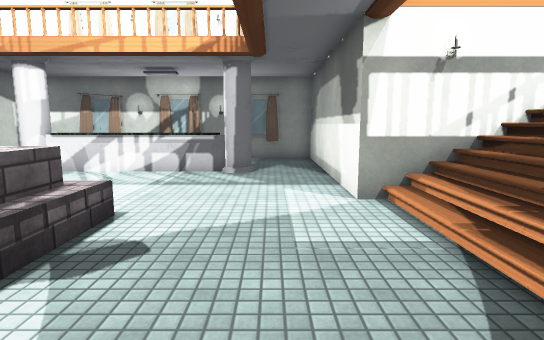
view 1 (above)

23 first-person views from a walk through a 3-D level made in the Unity game engine. The camera is 1.5 m above the floor, tilts 8° down and sees 80° across. Doors are open. The floor is counted in squares, 1 m on a side. Each view is taken from the middle of a square. On the plan, view 1 faces up. The plan holds only what a view shows up to about 15 squares ahead; the rest is blank. The place goes on beyond the plan. The player character is not drawn. Some surface patterns are stand-ins.

view 2
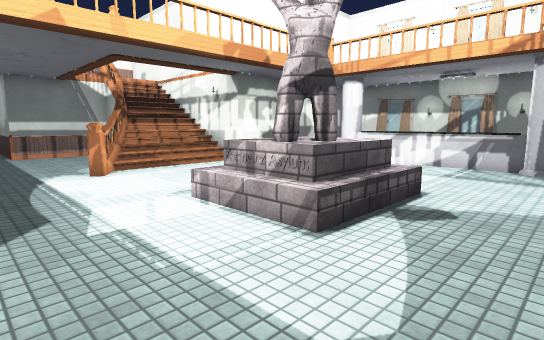

view 3
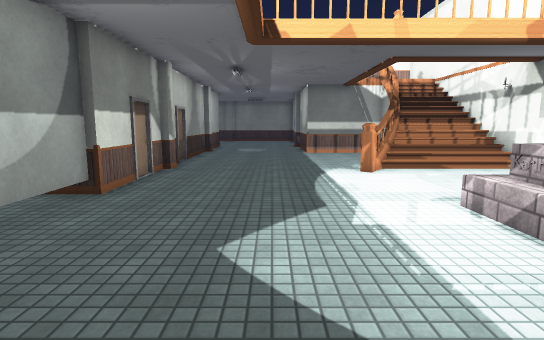

view 4
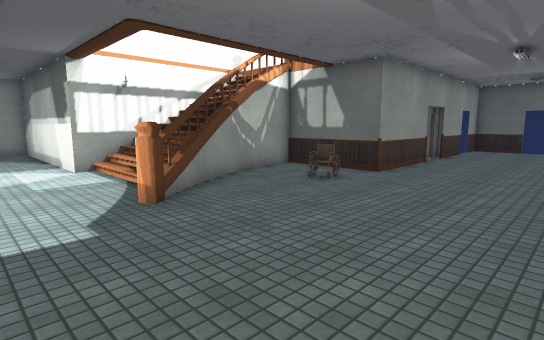

view 5
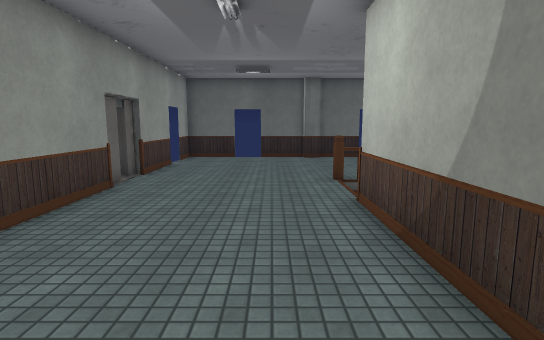

view 6
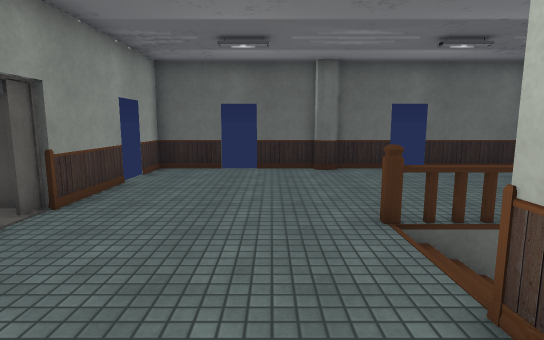

view 7
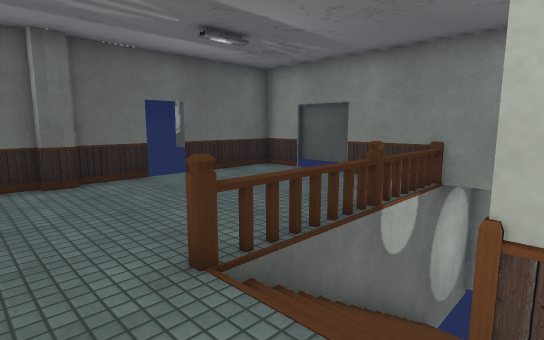

view 8
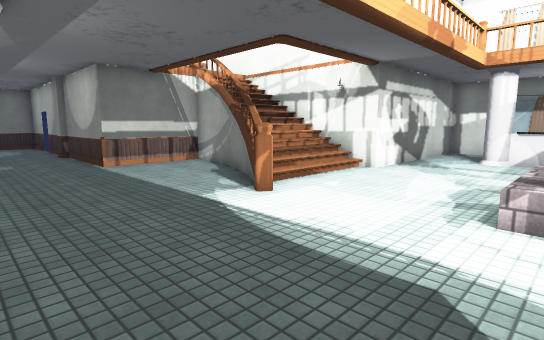

view 9
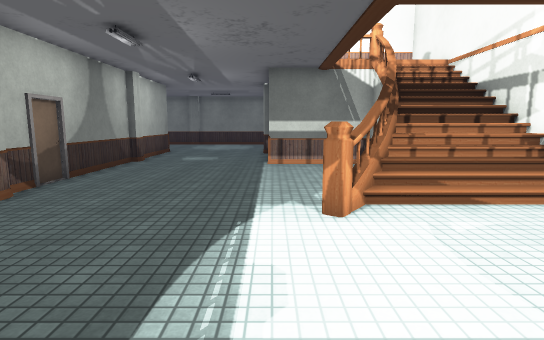

view 10
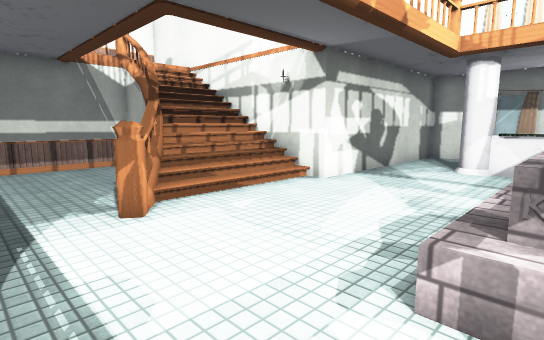

view 11
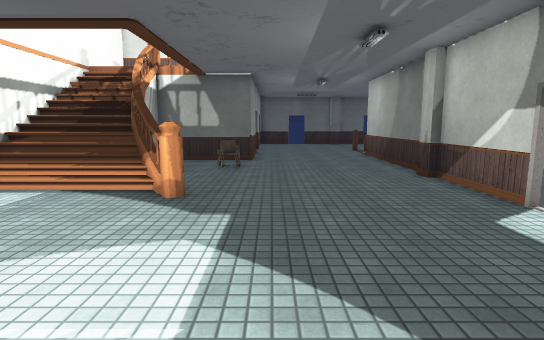

view 12
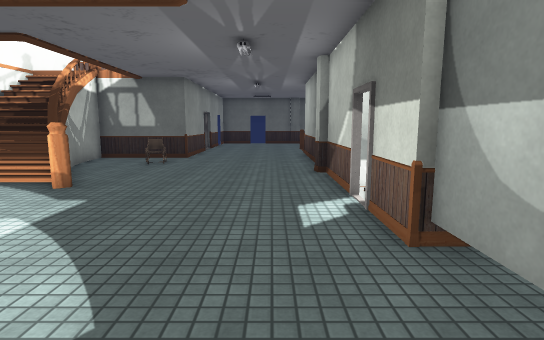

view 13
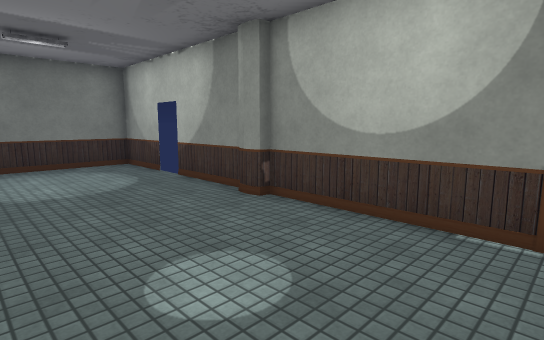

view 14
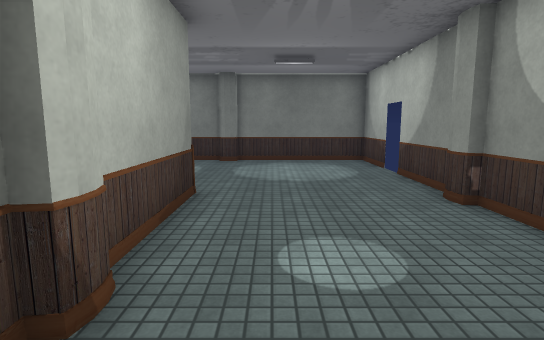

view 15
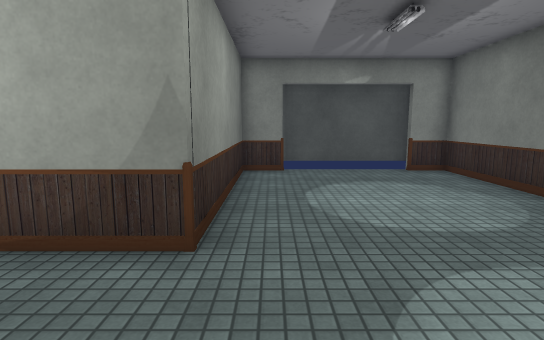

view 16
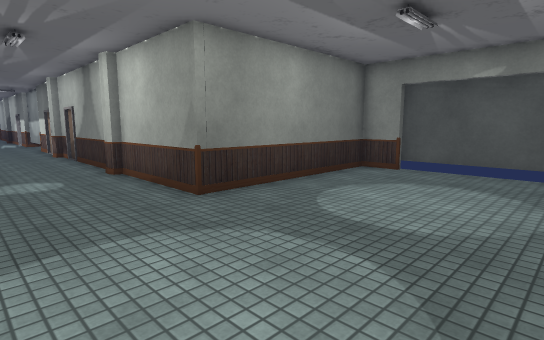

view 17
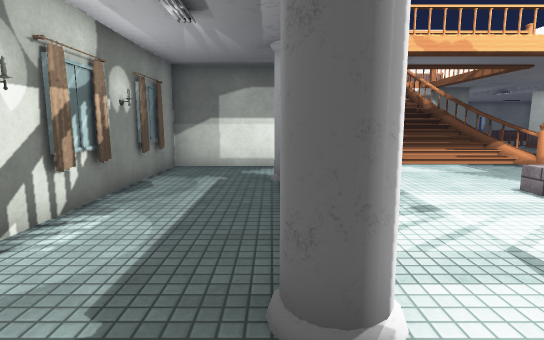

view 18
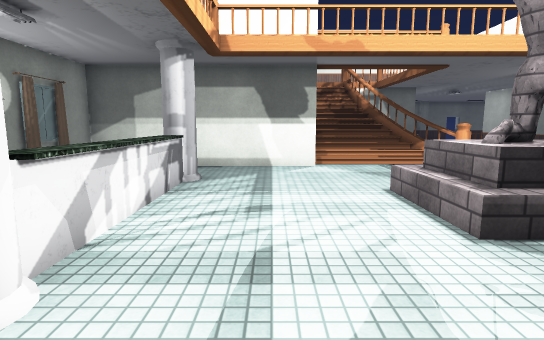

view 19
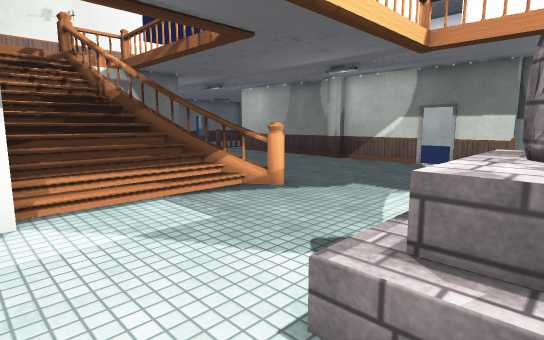

view 20
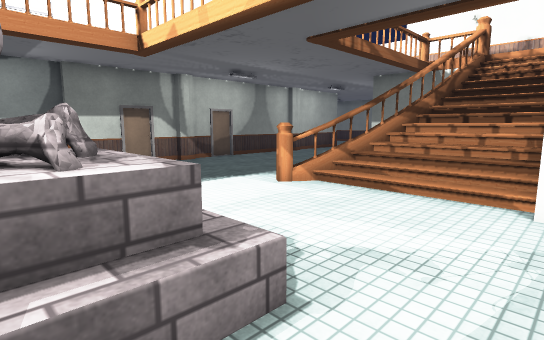

view 21
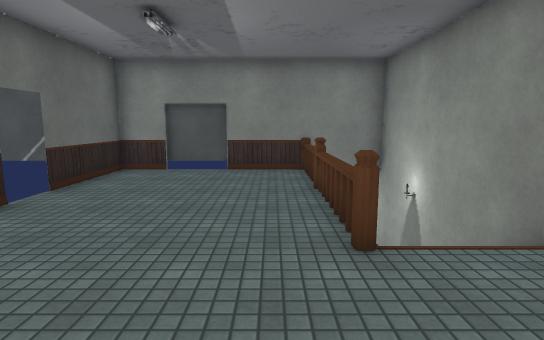

view 22
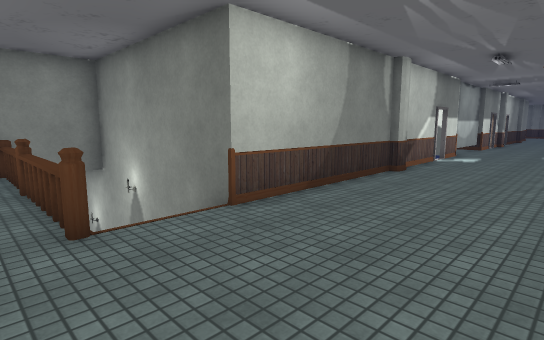

view 23
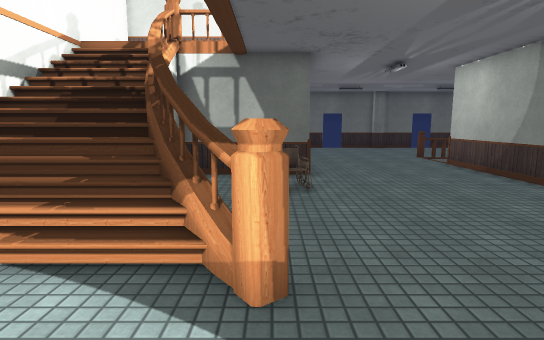

### Floor plan
Key: @ floor where view 1 was taken; # wall or solid block; . floor; / step, stairs or slope; D open door; = window, fence, low wall or low ledge; ^ raised ledge; S statue; T thing the floor can be seen under or through.
Columns run from 30 left of view 1 to 20 right of it. Each row starts with its distance up from view 1.
 15                    ##############
 14                    #............#
 13                    #............#
 12                    #............#
 11                    #..##^^^^^#..#
 10                    #..##^^^^^#..#
  9                    #............#
  8                    #............#
  7           ##^^^^^^##............##########
  6          #   ///////............///////   #
  5          #   ///////....SSSS....///////   #
  4          #   ##/////....SSSS..../////##^  #
  3          #   ...##//....SSSS....//=#...#  #
  2          #  #/....=#....SSSS....##.....#  #
  1          #   /......#...........#...==.   # .#
  0 ####DD####////................@......=.///#DD###D##
 -1 #.................................................#
 -2 #.................................................#
 -3 #.................................................D
 -4 #.................................................#
 -5 #.................................................#
 -6 #......#######################D###########//#.....#
 -7 #......#                                 #//=.....#
 -8 #......#                                 #//T.....D
 -9 #......#                                 #//T.....D
-10 #......#                                 # /T.....#
-11 #......#                                 # /T.....#
-12 #......#                                 # /#...D.#
-13 ########                                 #  #######

Positions as (right, up) in squares from view 1, and headings:
1: (0, 0), facing up
2: (0, -2), facing up-left
3: (0, -2), facing left
4: (-1, -5), facing up-right
5: (5, -4), facing right
6: (9, -4), facing right
7: (11, -4), facing down-right
8: (-5, -4), facing up-left
9: (-5, 0), facing left
10: (-5, -1), facing up-left
11: (-5, -1), facing right
12: (-6, -4), facing right
13: (-17, -5), facing up-left
14: (-16, -4), facing left
15: (-24, -2), facing down
16: (-29, -2), facing down-right
17: (-10, 11), facing right
18: (-10, 8), facing right
19: (-4, 7), facing down-right
20: (-4, 7), facing down-left
21: (15, -2), facing down
22: (15, -1), facing down-left
23: (-1, 1), facing right
